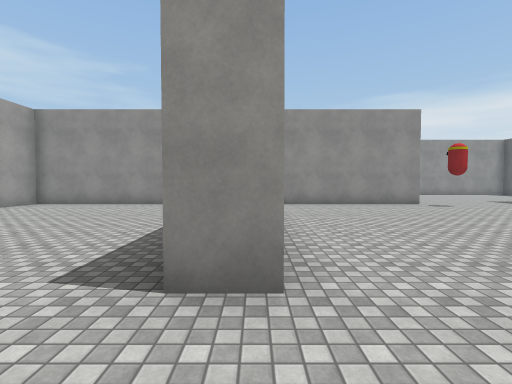
View 1 (above)

17 first-person views from a walk through a 3-D level made in the Unity game engine. The camera is 1.5 m above the floor, tilts 2° down and sees 85° across. The floor is counted in squares, 2 m on a side. Each view is taken from the middle of a square. On the plan, view 1 faces up. The plan holds only what a view shows up to about 10 squares ahead; the rest is blank. The place goes on beyond the plan. Surface patterns are stand-ins for the level's own textures.

View 2
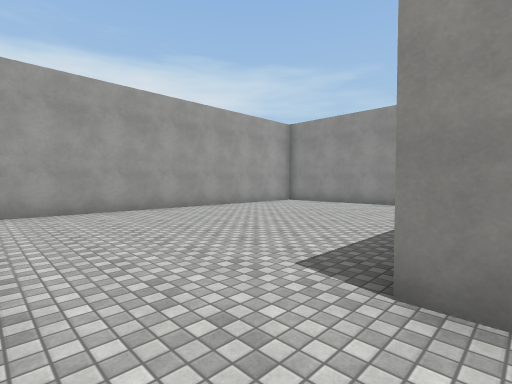

View 3
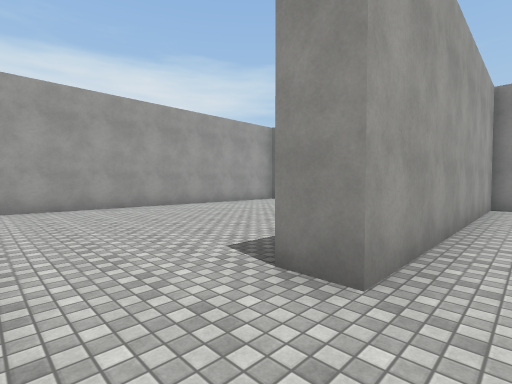

View 4
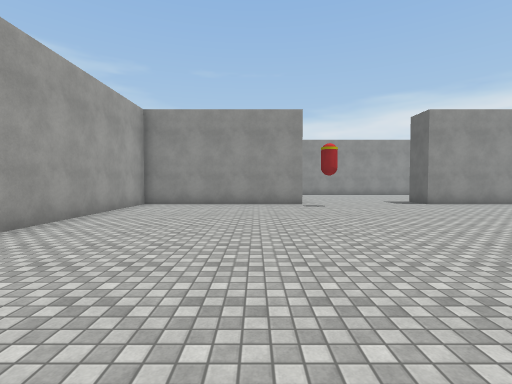

View 5
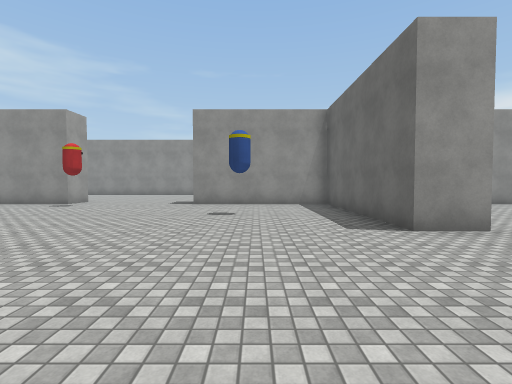

View 6
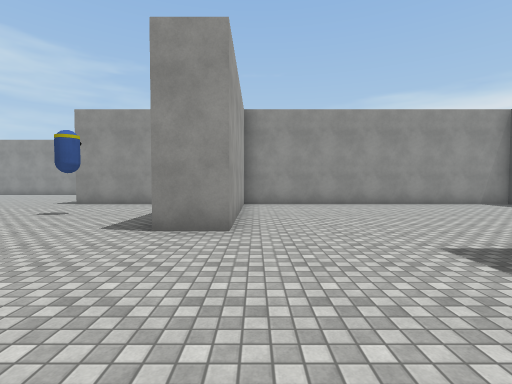

View 7
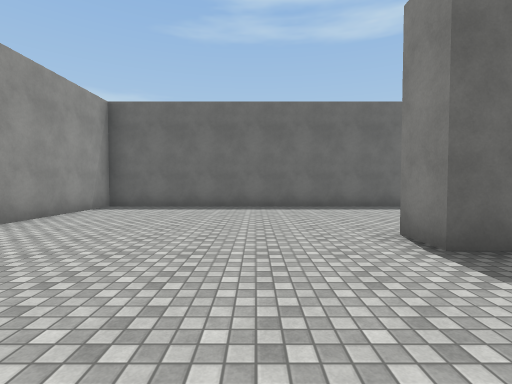

View 8
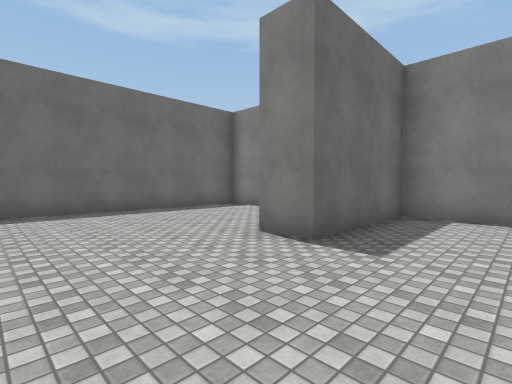

View 9
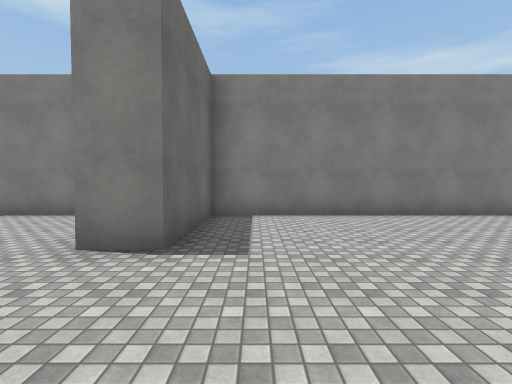

View 10
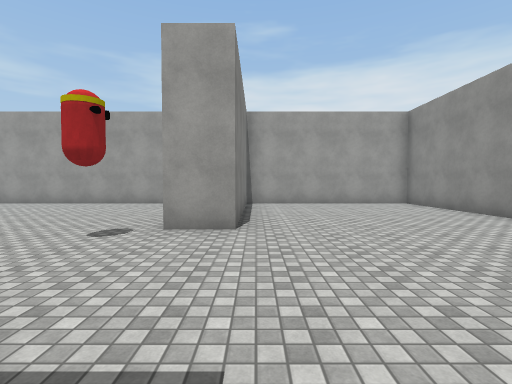

View 11
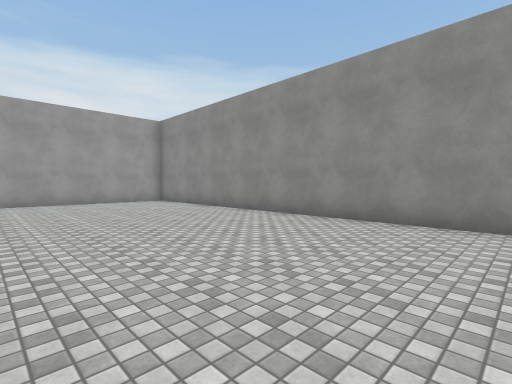

View 12
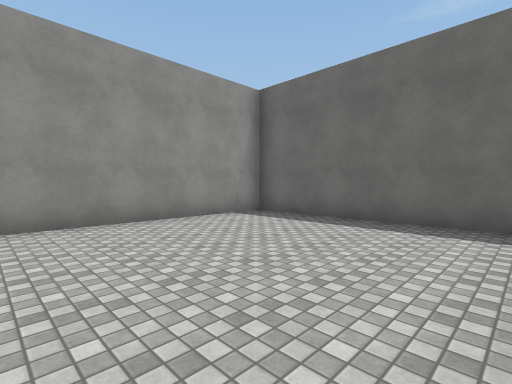

View 13
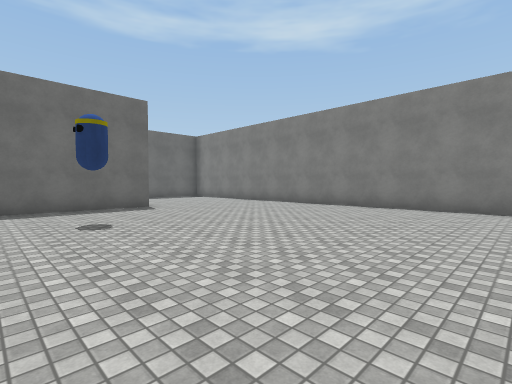

View 14
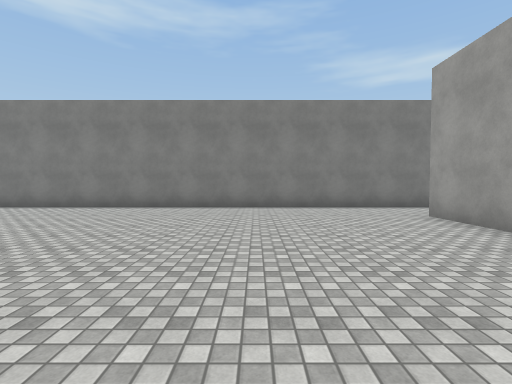

View 15
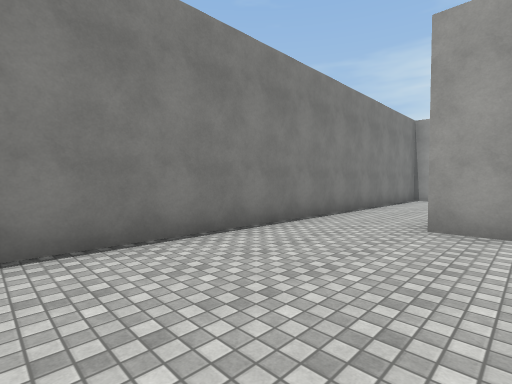

View 16
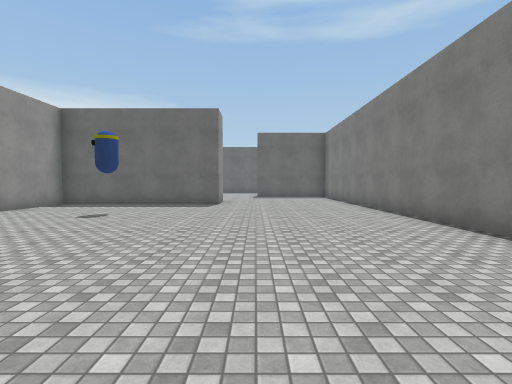

View 17
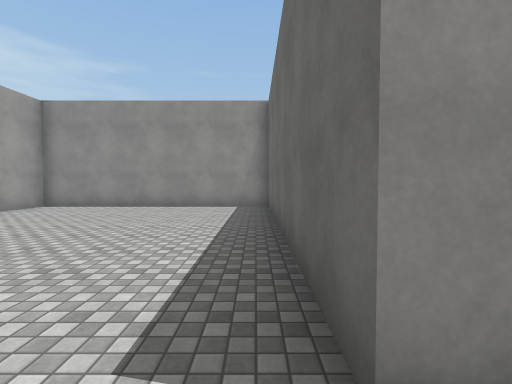

### Floor plan
Ten units are one square. View 1 is at (0, 0); x grows to the right and y downward. Boxes are objects, and circles mark ways between rooms. Rooms are numbered by the first view taken in them; rooms with no view inside come last. Other rooms are left out.
<svg viewBox="-80 -168 331 178">
<path fill="none" stroke="#000" d="M2 -19 -6 -19 -6 -90M-58 5 4 5M-5 -95 -75 -95 -75 -2M156 -89 156 -43 144 -43 144 -95 99 -95 99 -100M144 -111 144 -163 2 -163 2 -106M6 -107 56 -107 56 -95 2 -95 2 -19M4 5 190 5 190 -29 200 -29M221 5 246 5 246 -95 155 -95"/>
<circle cx="0" cy="-5" r="3" fill="#2a7"/>
<text x="-40" y="-40">1</text>
<text x="110" y="-70">2</text>
</svg>
Room 1 opens to room 2.

Where each view was taken, in squares from view 1:
view 1: 0 up, 0 right, facing up
view 2: 0 up, 0 right, facing up-left
view 3: 0 up, 1 right, facing up-left
view 4: 0 up, 4 right, facing up
view 5: 0 up, 12 right, facing up
view 6: 0 up, 16 right, facing up
view 7: 5 up, 16 right, facing right
view 8: 6 up, 17 right, facing down-right
view 9: 6 up, 18 right, facing down
view 10: 11 up, 10 right, facing left
view 11: 11 up, 11 right, facing up-left
view 12: 11 up, 9 right, facing up-right
view 13: 8 up, 6 right, facing down-right
view 14: 8 up, 4 right, facing down
view 15: 3 up, 5 right, facing down-left
view 16: 3 up, 5 right, facing right
view 17: 1 up, 1 left, facing up
